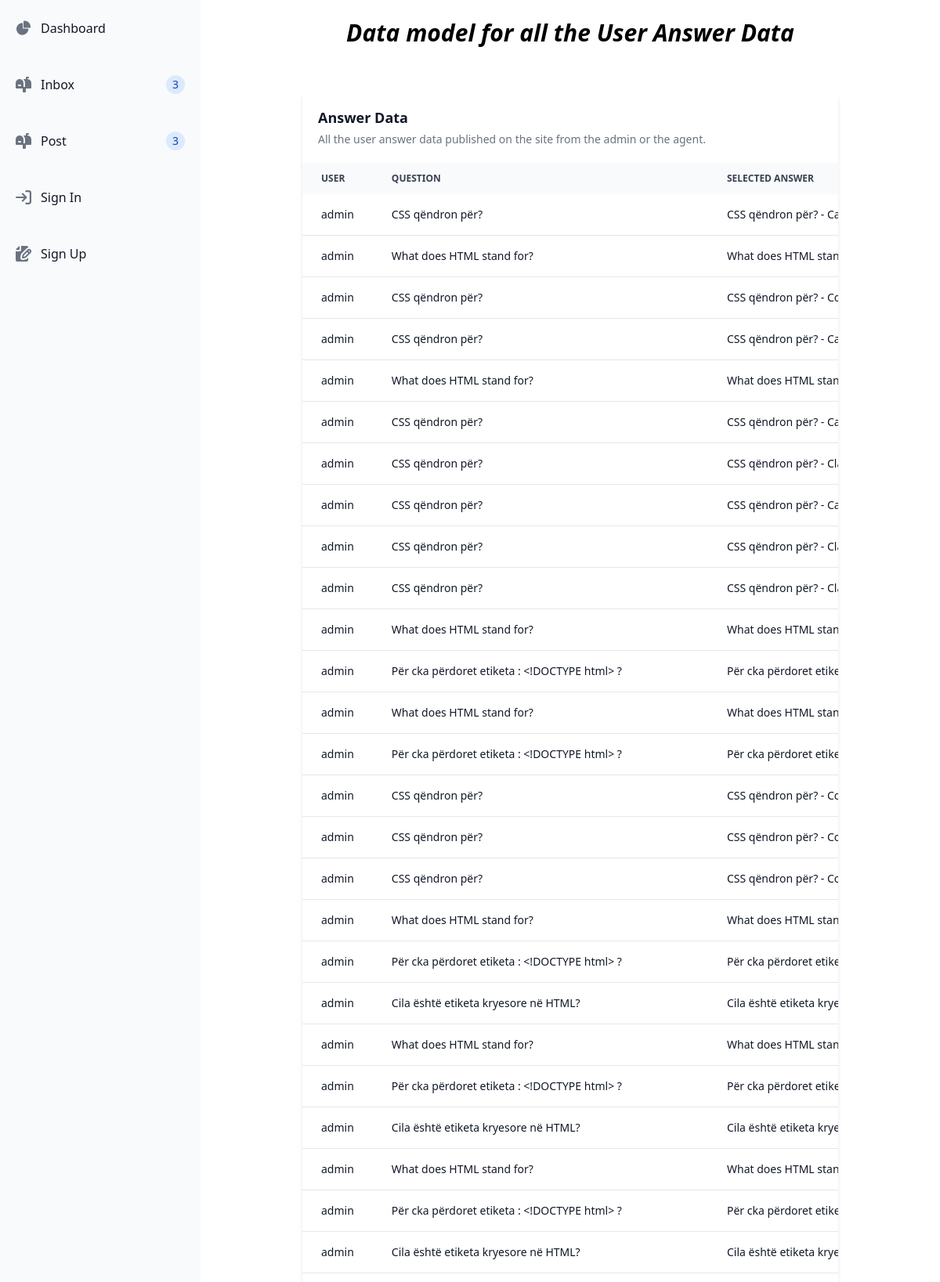
Page /dashboard/userAnswersData/ (upper part) on the committed database.
### challenges/models.py (models this page shows, shortened)
class UserAnswer(models.Model):
    user = models.ForeignKey(User, on_delete=models.CASCADE)
    question = models.ForeignKey(Question, on_delete=models.CASCADE)
    selected_answer = models.ForeignKey(Answer, on_delete=models.CASCADE)

class Question(models.Model):
    quiz = models.ForeignKey(Quiz, on_delete=models.CASCADE)
    text = models.TextField()
    def __str__(self):
        return self.text

class Answer(models.Model):
    question = models.ForeignKey(Question, on_delete=models.CASCADE)
    text = models.CharField(max_length=255)
    is_correct = models.BooleanField(default=False)
    def __str__(self):
        return (f"{self.question} - {self.text} - {self.is_correct}")

### dashboard/views.py (the view)
# urls.py: path('userAnswersData/', views.userAnswerData, name="userAnswerData"),
def userAnswerData(request):
    user_answer_data = UserAnswer.objects.all()
    return render(request, "dashboard/userAnswerData.html", {
        'user_answer_data': user_answer_data,
    })

### dashboard/templates/dashboard/userAnswerData.html (shortened to what this page needs)
{% extends "dashboard/base.html" %}
{% block content %}
<div class="p-4 sm:ml-64 flex flex-col justify-center items-center">
    <h1 class="text-3xl my-2 font-semibold italic mb-14">Data model for all the User Answer Data</h1>
    <div class="w-3/4 relative overflow-x-auto shadow-md sm:rounded-lg">
        <table class="w-full text-sm text-left rtl:text-right text-gray-500 dark:text-gray-400">
            <caption class="p-5 text-lg font-semibold text-left rtl:text-right text-gray-900 bg-white dark:text-white dark:bg-gray-800">
                Answer Data
                <p class="mt-1 text-sm font-normal text-gray-500 dark:text-gray-400">All the user  answer data published on the site from the admin or the agent.</p>
            </caption>
            <thead class="text-xs text-gray-700 uppercase bg-gray-50 dark:bg-gray-700 dark:text-gray-400">
                <tr>
                    <th scope="col" class="px-6 py-3">
                        User
                    </th>
                    <th scope="col" class="px-6 py-3">
                        Question
                    </th>
                    <th scope="col" class="px-6 py-3">
                        Selected answer
                    </th>
                </tr>
            </thead>
            {% if user_answer_data %}
                <tbody>
                    {% for item in user_answer_data %}
                        <tr class="text-gray-900 bg-white border-b dark:bg-gray-800 dark:border-gray-700">
                            <th scope="row" class="px-6 py-4 font-medium text-gray-900 whitespace-nowrap dark:text-white">
                                {{ item.user }}
                            </th>
                            <th scope="row" class="px-6 py-4 font-medium text-gray-900 whitespace-nowrap dark:text-white">
                                {{ item.question }}
                            </th>
                            <th scope="row" class="px-6 py-4 font-medium text-gray-900 whitespace-nowrap dark:text-white">
                                {{ item.selected_answer }}
                            </th>
                        </tr>
                    {% endfor %}
                </tbody>
            {% endif %}
        </table>
    </div>
</div>
{% endblock %}

### rows in the picture
UserAnswer: user "admin", question "CSS qëndron për?", selected_answer "CSS qëndron për? -…"
UserAnswer: user "admin", question "What does HTML stand for?", selected_answer "What does HTML…"
UserAnswer: user "admin", question "CSS qëndron për?", selected_answer "CSS qëndron për? -…"
UserAnswer: user "admin", question "CSS qëndron për?", selected_answer "CSS qëndron për? -…"
UserAnswer: user "admin", question "What does HTML stand for?", selected_answer "What does HTML…"
UserAnswer: user "admin", question "CSS qëndron për?", selected_answer "CSS qëndron për? -…"
UserAnswer: user "admin", question "CSS qëndron për?", selected_answer "CSS qëndron për? -…"
UserAnswer: user "admin", question "CSS qëndron për?", selected_answer "CSS qëndron për? -…"
UserAnswer: user "admin", question "CSS qëndron për?", selected_answer "CSS qëndron për? -…"
UserAnswer: user "admin", question "CSS qëndron për?", selected_answer "CSS qëndron për? -…"
UserAnswer: user "admin", question "What does HTML stand for?", selected_answer "What does HTML…"
UserAnswer: user "admin", question "Për cka përdoret etiketa : <!DOCTYPE html> ?", selected_answer "Për cka përdoret…"
UserAnswer: user "admin", question "What does HTML stand for?", selected_answer "What does HTML…"
UserAnswer: user "admin", question "Për cka përdoret etiketa : <!DOCTYPE html> ?", selected_answer "Për cka përdoret…"
UserAnswer: user "admin", question "CSS qëndron për?", selected_answer "CSS qëndron për? -…"
UserAnswer: user "admin", question "CSS qëndron për?", selected_answer "CSS qëndron për? -…"
UserAnswer: user "admin", question "CSS qëndron për?", selected_answer "CSS qëndron për? -…"
UserAnswer: user "admin", question "What does HTML stand for?", selected_answer "What does HTML…"
UserAnswer: user "admin", question "Për cka përdoret etiketa : <!DOCTYPE html> ?", selected_answer "Për cka përdoret…"
UserAnswer: user "admin", question "Cila është etiketa kryesore në HTML?", selected_answer "Cila është etiketa…"
UserAnswer: user "admin", question "What does HTML stand for?", selected_answer "What does HTML…"
UserAnswer: user "admin", question "Për cka përdoret etiketa : <!DOCTYPE html> ?", selected_answer "Për cka përdoret…"
UserAnswer: user "admin", question "Cila është etiketa kryesore në HTML?", selected_answer "Cila është etiketa…"
UserAnswer: user "admin", question "What does HTML stand for?", selected_answer "What does HTML…"
UserAnswer: user "admin", question "Për cka përdoret etiketa : <!DOCTYPE html> ?", selected_answer "Për cka përdoret…"
UserAnswer: user "admin", question "Cila është etiketa kryesore në HTML?", selected_answer "Cila është etiketa…"
